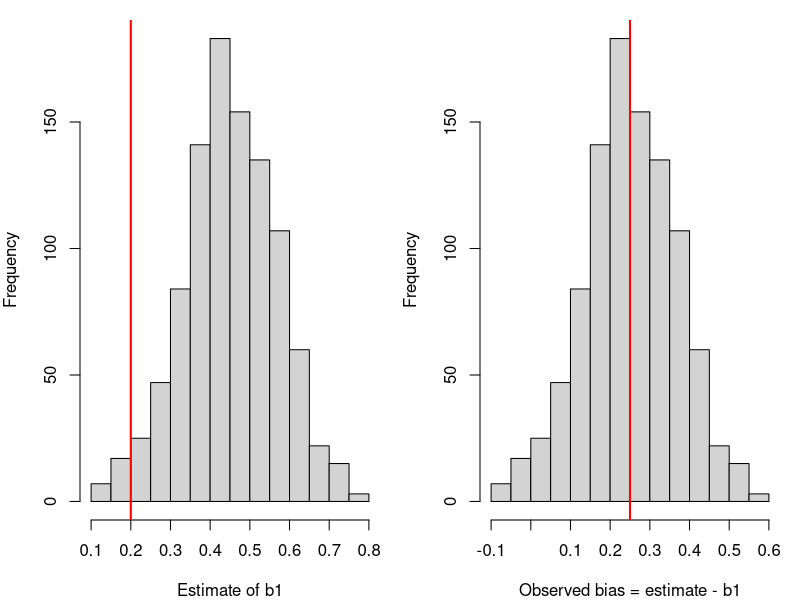
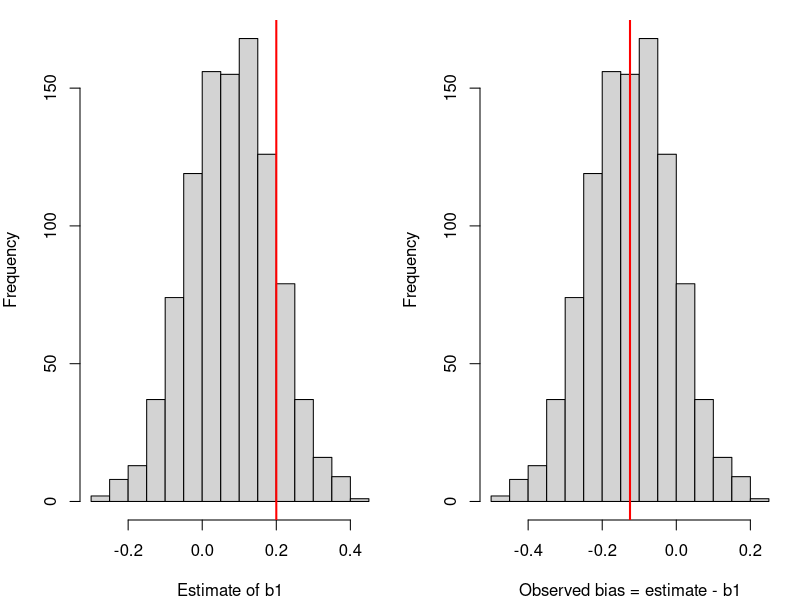

Write R code to recreate these figures, in order.
## ---- chunk 1
my.sim = function(n,b0,b1,b2,d0,d1){
  x1 = rnorm(n)
  x2 = d0 + d1*x1 + rnorm(n)
  y = b0 + b1*x1 + b2*x2 + rnorm(n)
  fit = lm(y~x1)
  # Save the following:
  # The true association parameter b1
  # The estimate of b1 from the SLR, i.e. alpha1 in our notes
  # The observed bias:  hat{alpha1} - b1
  # The theoretical bias:  b2*d1
  c(b1,fit$coeff[2],fit$coeff[2]-b1,b2*d1)
}

# Run the simulation a single time
set.seed(87421)
my.sim(100,1,0.2,0.5,0,0.5)

# Run the simulation many times and look at the distribution of
# observed bias
set.seed(14352)
output = NULL
for(i in 1:1000) output = rbind(output,my.sim(100,1,0.2,0.5,0,0.5))
dim(output)
output = as.data.frame(output)
names(output) = c("Truth","Estimate","ObservedBias","TheoreticalBias")
head(output)
par(mfrow=c(1,2),mar=c(4,4,1,1))
hist(output$Estimate,main="",xlab="Estimate of b1");abline(v=output$Truth[1],col="red",lwd=2)
hist(output$ObservedBias,main="",xlab=
"Observed bias = estimate - b1");abline(v=output$TheoreticalBias[1],col="red",lwd=2)
## ---- chunk 2
# Run the simulation many times and look at the distribution of
# observed bias
set.seed(89320)
output = NULL
for(i in 1:1000) output = rbind(output,my.sim(100,1,0.2,0.5,0,-0.25))
dim(output)
output = as.data.frame(output)
names(output) = c("Truth","Estimate","ObservedBias","TheoreticalBias")
head(output)
par(mfrow=c(1,2),mar=c(4,4,1,1))
hist(output$Estimate,main="",xlab="Estimate of b1");abline(v=output$Truth[1],col="red",lwd=2)
hist(output$ObservedBias,main="",xlab=
"Observed bias = estimate - b1");abline(v=output$TheoreticalBias[1],col="red",lwd=2)
